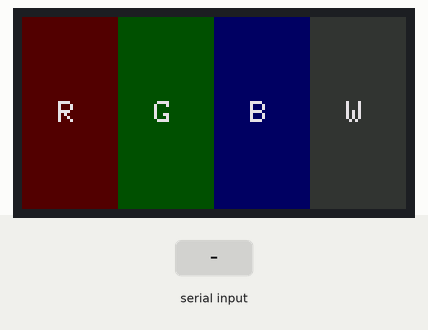
Simulated run of this sketch. Board: ESP32. On the bench: 128×64 colour display. Inputs (shaded band) come from the test bench. What the sketch prints to the serial monitor is not drawn.

Above: at 0.5 s.
At 5.0 s:
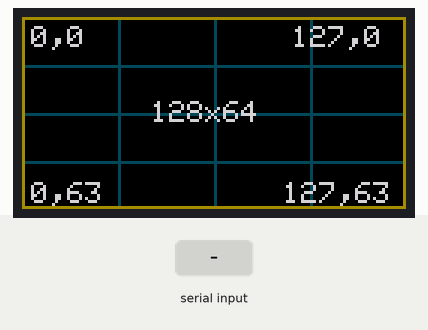
5.1 s: "3" received over Serial
At 6.3 s:
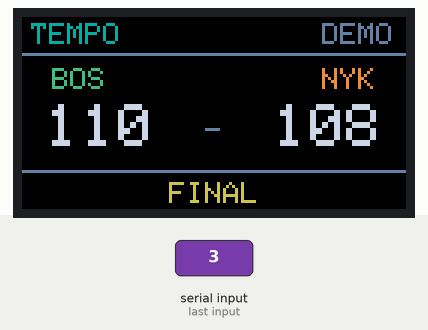
6.6 s: "1" received over Serial
At 10.9 s:
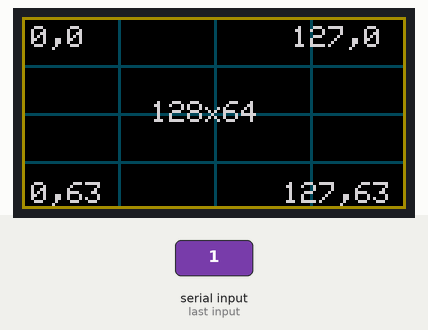
Timing chart, 0 to 12.4 s (numbered marks = the images above; inputs shaded):
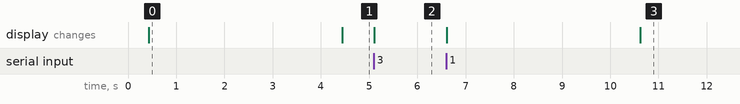

The sketch:

TempoMatrixBringup.ino
```cpp
#include <Arduino.h>
#include <Adafruit_Protomatter.h>

// Phase 1: local-only diagnostics. No Wi-Fi, API calls, or credentials.
#if !defined(ARDUINO_ADAFRUIT_MATRIXPORTAL_ESP32S3)
#error "Select the Adafruit MatrixPortal ESP32-S3 board in Arduino IDE."
#endif

constexpr uint16_t PANEL_WIDTH = 128;
constexpr uint16_t PANEL_HEIGHT = 64;
constexpr uint8_t RGB_DEPTH = 4;
constexpr uint8_t ADDRESS_LINES = 5; // 1/32 scan: A, B, C, D, E.

// Official MatrixPortal S3 (rev C) / Adafruit Protomatter pin mapping.
uint8_t rgbPins[] = {42, 41, 40, 38, 39, 37};
uint8_t addressPins[] = {45, 36, 48, 35, 21};
constexpr uint8_t CLOCK_PIN = 2;
constexpr uint8_t LATCH_PIN = 47;
constexpr uint8_t OE_PIN = 14;

Adafruit_Protomatter matrix(PANEL_WIDTH, RGB_DEPTH, 1, rgbPins,
                            ADDRESS_LINES, addressPins, CLOCK_PIN,
                            LATCH_PIN, OE_PIN, true);

enum class Screen : uint8_t { Colors = 0, Grid = 1, Scoreboard = 2 };
Screen currentScreen = Screen::Colors;
uint32_t screenStartedAt = 0;

constexpr uint32_t COLOR_DURATION_MS = 4000;
constexpr uint32_t GRID_DURATION_MS = 4000;
constexpr uint32_t SCOREBOARD_DURATION_MS = 8000;

uint16_t rgb(uint8_t r, uint8_t g, uint8_t b) {
  return matrix.color565(r, g, b);
}

void resetCanvas() {
  matrix.fillScreen(0);
  matrix.setTextWrap(false);
  matrix.setTextSize(1);
  matrix.setTextColor(rgb(190, 205, 220));
}

void textAt(int16_t x, int16_t y, const char *text, uint16_t color,
            uint8_t size = 1) {
  matrix.setTextSize(size);
  matrix.setTextColor(color);
  matrix.setCursor(x, y);
  matrix.print(text);
  matrix.setTextSize(1);
}

void drawColors() {
  resetCanvas();
  // Deliberately dim fills: don't begin hardware testing with full-white output.
  matrix.fillRect(0, 0, 32, 64, rgb(80, 0, 0));
  matrix.fillRect(32, 0, 32, 64, rgb(0, 80, 0));
  matrix.fillRect(64, 0, 32, 64, rgb(0, 0, 100));
  matrix.fillRect(96, 0, 32, 64, rgb(55, 55, 55));
  const uint16_t label = rgb(225, 225, 225);
  textAt(12, 28, "R", label);
  textAt(44, 28, "G", label);
  textAt(76, 28, "B", label);
  textAt(108, 28, "W", label);
}

void drawGrid() {
  resetCanvas();
  const uint16_t grid = rgb(0, 75, 90);
  const uint16_t edge = rgb(160, 140, 0);
  for (int16_t x = 32; x < PANEL_WIDTH; x += 32) {
    matrix.drawFastVLine(x, 0, PANEL_HEIGHT, grid);
  }
  for (int16_t y = 16; y < PANEL_HEIGHT; y += 16) {
    matrix.drawFastHLine(0, y, PANEL_WIDTH, grid);
  }
  matrix.drawRect(0, 0, PANEL_WIDTH, PANEL_HEIGHT, edge);
  const uint16_t label = rgb(210, 210, 210);
  textAt(3, 3, "0,0", label);
  textAt(90, 3, "127,0", label);
  textAt(43, 28, "128x64", label);
  textAt(3, 55, "0,63", label);
  textAt(87, 55, "127,63", label);
}

void drawScoreboard() {
  resetCanvas();
  const uint16_t muted = rgb(100, 130, 160);
  const uint16_t bright = rgb(205, 215, 225);
  textAt(3, 2, "TEMPO", rgb(0, 175, 165));
  textAt(100, 2, "DEMO", muted);
  matrix.drawFastHLine(0, 12, PANEL_WIDTH, muted);

  textAt(10, 17, "BOS", rgb(65, 190, 125));
  textAt(100, 17, "NYK", rgb(235, 140, 60));
  textAt(8, 29, "110", bright, 2);
  textAt(84, 29, "108", bright, 2);
  textAt(61, 34, "-", muted);

  matrix.drawFastHLine(0, 51, PANEL_WIDTH, muted);
  textAt(49, 55, "FINAL", rgb(200, 195, 75));
}

uint32_t screenDuration(Screen screen) {
  switch (screen) {
    case Screen::Colors: return COLOR_DURATION_MS;
    case Screen::Grid: return GRID_DURATION_MS;
    case Screen::Scoreboard: return SCOREBOARD_DURATION_MS;
  }
  return COLOR_DURATION_MS;
}

const char *screenName(Screen screen) {
  switch (screen) {
    case Screen::Colors: return "colors";
    case Screen::Grid: return "grid";
    case Screen::Scoreboard: return "sample scoreboard";
  }
  return "unknown";
}

void showScreen(Screen screen) {
  currentScreen = screen;
  switch (screen) {
    case Screen::Colors: drawColors(); break;
    case Screen::Grid: drawGrid(); break;
    case Screen::Scoreboard: drawScoreboard(); break;
  }
  matrix.show();
  screenStartedAt = millis();
  Serial.print("[tempo] displaying ");
  Serial.println(screenName(screen));
}

void nextScreen() {
  showScreen(static_cast<Screen>((static_cast<uint8_t>(currentScreen) + 1) % 3));
}

void printHelp() {
  Serial.println("[tempo] keys: 1 colors | 2 grid | 3 scoreboard | n next | h help");
  Serial.println("[tempo] screens also rotate automatically (4s / 4s / 8s)");
}

void setup() {
  Serial.begin(115200);
  delay(400); // Never wait indefinitely for an open Serial Monitor.
  Serial.println("\n[tempo] Phase 1 MatrixPortal S3 bring-up");
  Serial.println("[tempo] panel=128x64, scan=1/32, address=ABCDE, depth=4");
  Serial.println("[tempo] NO Wi-Fi or live scores in this build");

  const ProtomatterStatus result = matrix.begin();
  Serial.print("[tempo] Protomatter begin() status: ");
  Serial.println(static_cast<int>(result));
  if (result != PROTOMATTER_OK) {
    Serial.println("[tempo] ERROR: matrix initialization failed; check board/pins/power.");
#ifdef LED_BUILTIN
    pinMode(LED_BUILTIN, OUTPUT);
#endif
    for (;;) {
#ifdef LED_BUILTIN
      digitalWrite(LED_BUILTIN, HIGH);
#endif
      delay(250);
#ifdef LED_BUILTIN
      digitalWrite(LED_BUILTIN, LOW);
#endif
      delay(250);
    }
  }

  Serial.println("[tempo] initialization OK");
  printHelp();
  showScreen(Screen::Colors);
}

void loop() {
  while (Serial.available() > 0) {
    const char command = static_cast<char>(Serial.read());
    switch (command) {
      case '1': showScreen(Screen::Colors); break;
      case '2': showScreen(Screen::Grid); break;
      case '3': showScreen(Screen::Scoreboard); break;
      case 'n': case 'N': nextScreen(); break;
      case 'h': case 'H': printHelp(); break;
      default: break; // Ignore newline/other terminal input.
    }
  }
  if (static_cast<uint32_t>(millis() - screenStartedAt) >= screenDuration(currentScreen)) {
    nextScreen();
  }
  delay(5);
}
```

Measured:
- after the input at 5.1 s, the display: changes at once (image 2)
- what the display in image 0 shows lasts 4.0 s, from 0.4 s to 4.4 s
